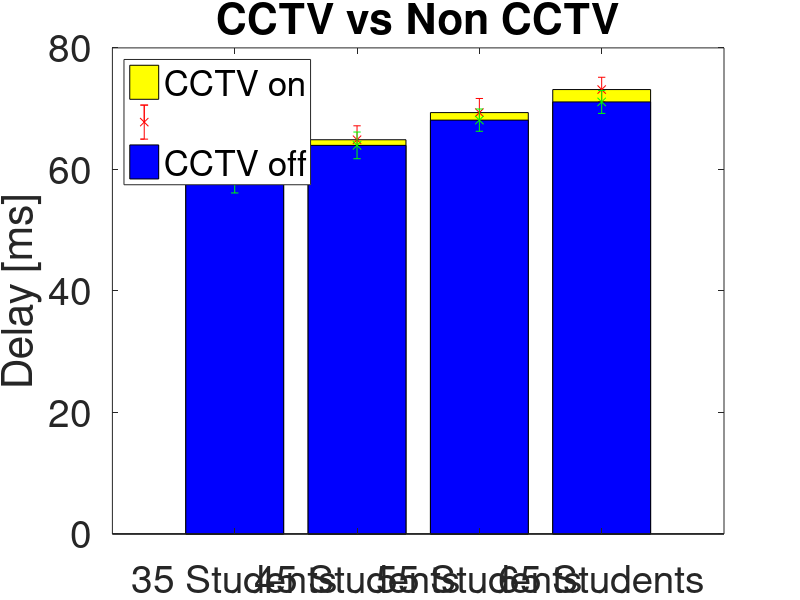

Source code (MATLAB):
%1. Load all CI
file1 = load('delay-ThirtyfiveStudentsCI.dat');
file2 = load('delay-FortyfiveStudentsCI.dat');
file3 = load('delay-FiftyfiveStudentsCI.dat');
file4 = load('delay-SixtyfiveStudentsCI.dat');

%2. Scale to %
file1=1000.*file1;
file2=1000.*file2;
file3=1000.*file3;
file4=1000.*file4;

%3. Convert to mean + variance
y=[file1; file2; file3; file4];
transY=transpose(y);

meanY=mean(transY);
x=1:1:length(meanY);

varianceY=transY(2,:)-meanY(1,:);

%NO CCTV****************************

%1. Load all CI
file1 = load('delay-ThirtyfiveStudentsNOCCTVCI.dat');
file2 = load('delay-FortyfiveStudentsNOCCTVCI.dat');
file3 = load('delay-FiftyfiveStudentsNOCCTVCI.dat');
file4 = load('delay-SixtyfiveStudentsNOCCTVCI.dat');

%2. Scale to %
file1=1000.*file1;
file2=1000.*file2;
file3=1000.*file3;
file4=1000.*file4;

%3. Convert to mean + variance
y=[file1; file2; file3; file4];
transY1=transpose(y);

meanY1=mean(transY1);
x=1:1:length(meanY);

varianceY1=transY1(2,:)-meanY1(1,:);


%PLOT combined graph with CI**********************
figure
bar(meanY, 'y')
hold on
errorbar(x,meanY,varianceY,'rx')

bar(meanY1,'b')
hold on
errorbar(x,meanY1,varianceY1,'gx')

ylabel('Delay [ms]');
title('CCTV vs Non CCTV')
set(gca,'XTickLabel',{'35 Students', '45 Students', '55 Students', '65 Students'})

set(gca,'FontSize',28);
legend('CCTV on', '', 'CCTV off', 'Location', 'northwest');
%axis([0.5 4.5 0 15])


